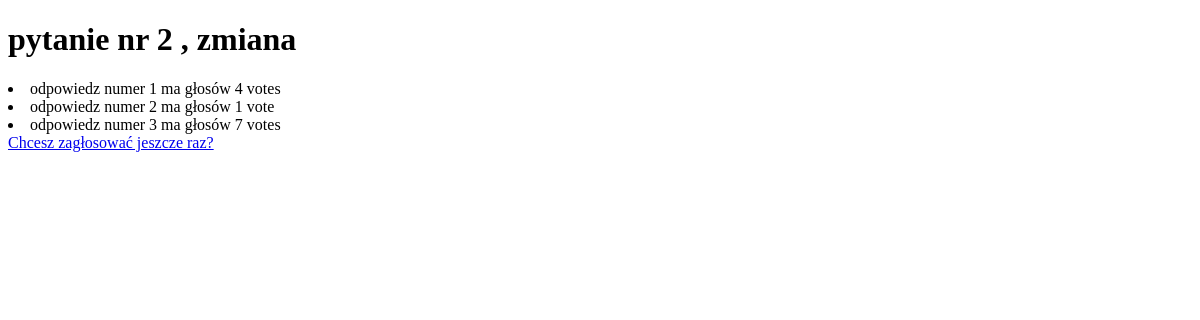
Before: /alt_article/2/results/ with the older database file.
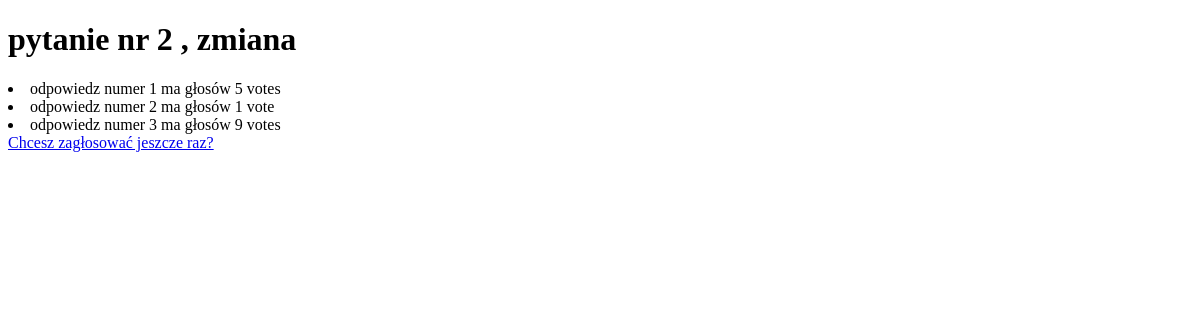
After: the same page with the newer database file.
### alt_article_APP/models.py (models this page shows, shortened)
class Choice(models.Model):
    question = models.ForeignKey(Question, on_delete=models.CASCADE)
    choice_text = models.CharField(max_length=200)
    votes = models.IntegerField(default=0)

### alt_article_APP/views.py (the view)
# urls.py: path('<int:pk>/results/', views.ResultsView.as_view(), name='results'),
class ResultsView(generic.DetailView):
    model = Question
    template_name = 'alt_article_APP/results.html'

### alt_article_APP/templates/alt_article_APP/results.html (shortened to what this page needs)
<!DOCTYPE html>
<html lang="en">
<head>
</head>
<body>
    <h1>{{question.question_text}}</h1>
    {% for choice in question.choice_set.all %}
        <li>{{choice.choice_text}} ma głosów {{choice.votes}} vote{{choice.votes|pluralize}}</li>
    {% endfor %}
    <a href="{% url 'alt_article_APP:detail' question.id %}">Chcesz zagłosować jeszcze raz?</a>
</body>
</html>

Changed rows visible on the page:
changed Choice "odpowiedz numer 1": votes "4" → "5"
changed Choice "odpowiedz numer 3": votes "7" → "9"
